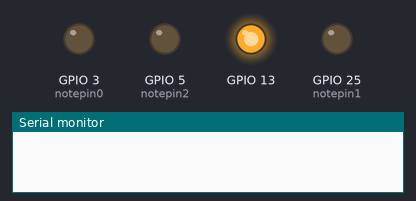
Recording of a sketch running on a simulated ESP32. On the bench: output pins drawn as LEDs (lit = HIGH), the last lines printed to the serial monitor.

Above: at 0.1 s.
At 4.8 s:
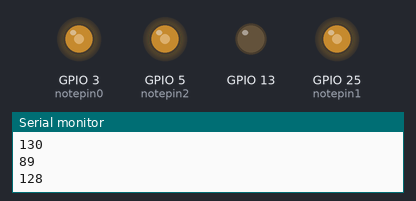
At 11.5 s:
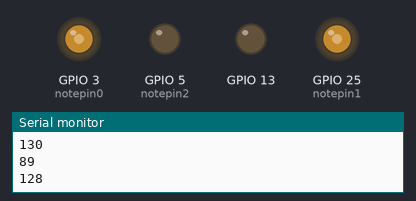
At 17.7 s:
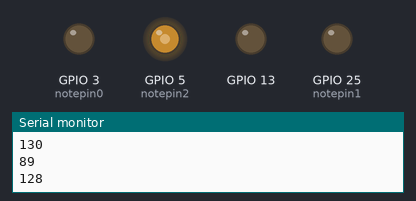
At 25.98 s:
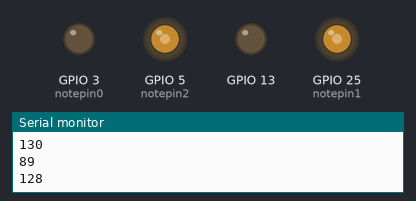
At 34.3 s:
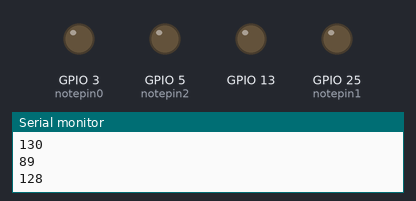
Timing chart, 0 to 40.0 s (numbered marks = the images above):
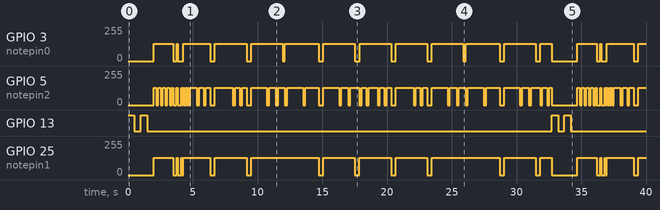

The sketch:

pkmn_rival_teensy.ino
```cpp
#include <pitches.h>

int melody0[] = {
NOTE_D5,
NOTE_CS5,
NOTE_C5,
NOTE_B4,
NOTE_B4,
NOTE_AS4,
NOTE_A4,
NOTE_GS4,
NOTE_GS4,
NOTE_G4,
NOTE_FS4,
NOTE_F4,
NOTE_F4,
NOTE_D4,
NOTE_D4,
NOTE_A4,
NOTE_G4,
NOTE_A4,
NOTE_B4,
NOTE_AS4,
NOTE_A4,
NOTE_G4,
NOTE_C5,
NOTE_D5,
NOTE_D5,
NOTE_CS5,
NOTE_C5,
NOTE_B4,
NOTE_C5,
NOTE_E5,
NOTE_D5,
NOTE_C5,
NOTE_B4,
NOTE_C5,
NOTE_G5,
NOTE_G5,
NOTE_FS5,
NOTE_E5,
NOTE_D5,
NOTE_FS5,
NOTE_A4,
NOTE_D5,
NOTE_FS5,
NOTE_A4,
NOTE_D5,
NOTE_D4,
NOTE_D5,
NOTE_D4,
NOTE_C5,
NOTE_B4,
NOTE_A4,
NOTE_B4,
NOTE_C5,
NOTE_F5,
NOTE_G4,
NOTE_C5,
NOTE_F5,
NOTE_DS5,
NOTE_C5,
NOTE_AS4,
NOTE_G4,
NOTE_AS4,
NOTE_C5,
NOTE_AS4,
NOTE_C5,
NOTE_G4,
NOTE_D4,
NOTE_F4,
NOTE_FS4,
NOTE_D4,
NOTE_D4,
NOTE_A4,
NOTE_G4,
NOTE_A4,
NOTE_B4,
NOTE_AS4,
NOTE_A4,
NOTE_G4,
NOTE_C5,
NOTE_D5,
NOTE_D5,
NOTE_CS5,
NOTE_C5,
NOTE_B4,
NOTE_C5,
NOTE_E5,
NOTE_D5,
NOTE_C5,
NOTE_B4,
NOTE_C5,
NOTE_G5,
NOTE_G5,
NOTE_FS5,
NOTE_E5,
NOTE_D5,
NOTE_FS5,
NOTE_A4,
NOTE_D5,
NOTE_FS5,
NOTE_A4,
NOTE_D5,
NOTE_D4,
NOTE_D5,
NOTE_D4,
NOTE_C5,
NOTE_B4,
NOTE_A4,
NOTE_B4,
NOTE_C5,
NOTE_F5,
NOTE_G4,
NOTE_C5,
NOTE_F5,
NOTE_DS5,
NOTE_C5,
NOTE_AS4,
NOTE_G4,
NOTE_AS4,
NOTE_C5,
NOTE_AS4,
NOTE_C5,
NOTE_G4,
NOTE_D4,
NOTE_F4,
NOTE_FS4,
NOTE_D4,
NOTE_D4,
NOTE_A4,
NOTE_G4,
NOTE_A4,
};

int start_time0[] = {
0.0,
87209.25,
174418.5,
261627.75,
348837.0,
436046.25,
523255.5,
610464.75,
697674.0,
784883.25,
872092.5,
959301.75,
1046511.0,
1395348.0,
1744185.0,
2267440.5,
2441859.0,
2616277.5,
2790696.0,
3139533.0,
3313951.5,
3662788.5,
3837207.0,
4186044.0,
4709299.5,
5058136.5,
5232555.0,
5406973.5,
5581392.0,
5930229.0,
6104647.5,
6453484.5,
6627903.0,
6976740.0,
7499995.5,
7848832.5,
8023251.0,
8197669.5,
8372088.0,
8546506.5,
8720925.0,
8895343.5,
9069762.0,
9244180.5,
9418599.0,
9593017.5,
9767436.0,
10116273.0,
10290691.5,
10639528.5,
10813947.0,
10988365.5,
11162784.0,
11337202.5,
11511621.0,
11686039.5,
11860458.0,
12034876.5,
12209295.0,
12383713.5,
12558132.0,
13081387.5,
13430224.5,
13604643.0,
13779061.5,
13953480.0,
14302317.0,
14476735.5,
14999991.0,
15348828.0,
15872083.5,
16220920.5,
16395339.0,
16569757.5,
16744176.0,
17093013.0,
17267431.5,
17616268.5,
17790687.0,
18139524.0,
18662779.5,
19011616.5,
19186035.0,
19360453.5,
19534872.0,
19883709.0,
20058127.5,
20406964.5,
20581383.0,
20930220.0,
21453475.5,
21802312.5,
21976731.0,
22151149.5,
22325568.0,
22499986.5,
22674405.0,
22848823.5,
23023242.0,
23197660.5,
23372079.0,
23546497.5,
23720916.0,
24069753.0,
24244171.5,
24593008.5,
24767427.0,
24941845.5,
25116264.0,
25290682.5,
25465101.0,
25639519.5,
25813938.0,
25988356.5,
26162775.0,
26337193.5,
26511612.0,
27034867.5,
27383704.5,
27558123.0,
27732541.5,
27906960.0,
28255797.0,
28430215.5,
28953471.0,
29302308.0,
29825563.5,
30174400.5,
30348819.0,
30523237.5,
};

int duration0[] = {
87209.25,
87209.25,
87209.25,
87209.25,
87209.25,
87209.25,
87209.25,
87209.25,
87209.25,
87209.25,
87209.25,
87209.25,
348837.0,
87209.25,
87209.25,
174418.5,
174418.5,
174418.5,
348837.0,
174418.5,
348837.0,
174418.5,
348837.0,
174418.5,
348837.0,
174418.5,
174418.5,
174418.5,
348837.0,
174418.5,
348837.0,
174418.5,
348837.0,
174418.5,
348837.0,
174418.5,
174418.5,
174418.5,
174418.5,
174418.5,
174418.5,
174418.5,
174418.5,
174418.5,
174418.5,
174418.5,
174418.5,
174418.5,
348837.0,
174418.5,
174418.5,
174418.5,
174418.5,
174418.5,
174418.5,
174418.5,
174418.5,
174418.5,
174418.5,
174418.5,
174418.5,
348837.0,
174418.5,
174418.5,
174418.5,
348837.0,
174418.5,
523255.5,
348837.0,
174418.5,
348837.0,
174418.5,
174418.5,
174418.5,
348837.0,
174418.5,
348837.0,
174418.5,
348837.0,
174418.5,
348837.0,
174418.5,
174418.5,
174418.5,
348837.0,
174418.5,
348837.0,
174418.5,
348837.0,
174418.5,
348837.0,
174418.5,
174418.5,
174418.5,
174418.5,
174418.5,
174418.5,
174418.5,
174418.5,
174418.5,
174418.5,
174418.5,
174418.5,
174418.5,
348837.0,
174418.5,
174418.5,
174418.5,
174418.5,
174418.5,
174418.5,
174418.5,
174418.5,
174418.5,
174418.5,
174418.5,
174418.5,
348837.0,
174418.5,
174418.5,
174418.5,
348837.0,
174418.5,
523255.5,
348837.0,
174418.5,
348837.0,
174418.5,
174418.5,
174418.5,
};

int melody1[] = {
NOTE_B5,
NOTE_AS5,
NOTE_A5,
NOTE_GS5,
NOTE_GS5,
NOTE_G5,
NOTE_FS5,
NOTE_F5,
NOTE_F5,
NOTE_E5,
NOTE_DS5,
NOTE_D5,
NOTE_D5,
NOTE_G4,
NOTE_G4,
NOTE_D4,
NOTE_D5,
NOTE_F5,
NOTE_FS5,
NOTE_G5,
NOTE_D5,
NOTE_F5,
NOTE_FS5,
NOTE_G5,
NOTE_G5,
NOTE_G5,
NOTE_AS5,
NOTE_B5,
NOTE_C6,
NOTE_G5,
NOTE_AS5,
NOTE_B5,
NOTE_C6,
NOTE_C6,
NOTE_C6,
NOTE_B5,
NOTE_C6,
NOTE_D6,
NOTE_F6,
NOTE_D6,
NOTE_C6,
NOTE_D6,
NOTE_C6,
NOTE_C5,
NOTE_AS5,
NOTE_G5,
NOTE_F5,
NOTE_G5,
NOTE_G5,
NOTE_G4,
NOTE_G4,
NOTE_D5,
NOTE_F5,
NOTE_FS5,
NOTE_G5,
NOTE_D5,
NOTE_F5,
NOTE_FS5,
NOTE_G5,
NOTE_G5,
NOTE_G5,
NOTE_AS5,
NOTE_B5,
NOTE_C6,
NOTE_G5,
NOTE_AS5,
NOTE_B5,
NOTE_C6,
NOTE_C6,
NOTE_C6,
NOTE_B5,
NOTE_C6,
NOTE_D6,
NOTE_F6,
NOTE_D6,
NOTE_C6,
NOTE_D6,
NOTE_C6,
NOTE_C5,
NOTE_AS5,
NOTE_G5,
NOTE_F5,
NOTE_G5,
NOTE_G5,
NOTE_G4,
NOTE_G4,
NOTE_D5,
NOTE_F5,
NOTE_FS5,
};

int start_time1[] = {
0.0,
87209.25,
174418.5,
261627.75,
348837.0,
436046.25,
523255.5,
610464.75,
697674.0,
784883.25,
872092.5,
959301.75,
1046511.0,
1395348.0,
1744185.0,
2093022.0,
2267440.5,
2441859.0,
2616277.5,
2790696.0,
3139533.0,
3313951.5,
3837207.0,
4186044.0,
4709299.5,
5058136.5,
5232555.0,
5406973.5,
5581392.0,
5930229.0,
6104647.5,
6627903.0,
6976740.0,
7499995.5,
7848832.5,
8023251.0,
8197669.5,
8372088.0,
10290691.5,
10639528.5,
10813947.0,
10988365.5,
11162784.0,
12558132.0,
13081387.5,
13430224.5,
13604643.0,
13779061.5,
13953480.0,
15348828.0,
15872083.5,
16220920.5,
16395339.0,
16569757.5,
16744176.0,
17093013.0,
17267431.5,
17790687.0,
18139524.0,
18662779.5,
19011616.5,
19186035.0,
19360453.5,
19534872.0,
19883709.0,
20058127.5,
20581383.0,
20930220.0,
21453475.5,
21802312.5,
21976731.0,
22151149.5,
22325568.0,
24244171.5,
24593008.5,
24767427.0,
24941845.5,
25116264.0,
26511612.0,
27034867.5,
27383704.5,
27558123.0,
27732541.5,
27906960.0,
29302308.0,
29825563.5,
30174400.5,
30348819.0,
30523237.5,
};

int duration1[] = {
87209.25,
87209.25,
87209.25,
87209.25,
87209.25,
87209.25,
87209.25,
87209.25,
87209.25,
87209.25,
87209.25,
87209.25,
348837.0,
87209.25,
87209.25,
87209.25,
174418.5,
174418.5,
174418.5,
348837.0,
174418.5,
523255.5,
348837.0,
174418.5,
348837.0,
174418.5,
174418.5,
174418.5,
348837.0,
174418.5,
523255.5,
348837.0,
174418.5,
348837.0,
174418.5,
174418.5,
174418.5,
1918603.5,
348837.0,
174418.5,
174418.5,
174418.5,
1395348.0,
174418.5,
348837.0,
174418.5,
174418.5,
174418.5,
1395348.0,
174418.5,
348837.0,
174418.5,
174418.5,
174418.5,
348837.0,
174418.5,
523255.5,
348837.0,
174418.5,
348837.0,
174418.5,
174418.5,
174418.5,
348837.0,
174418.5,
523255.5,
348837.0,
174418.5,
348837.0,
174418.5,
174418.5,
174418.5,
1918603.5,
348837.0,
174418.5,
174418.5,
174418.5,
1395348.0,
174418.5,
348837.0,
174418.5,
174418.5,
174418.5,
1395348.0,
174418.5,
348837.0,
174418.5,
174418.5,
174418.5,
};

int melody2[] = {
NOTE_D5,
NOTE_CS5,
NOTE_C5,
NOTE_B4,
NOTE_G4,
NOTE_G4,
NOTE_G4,
NOTE_G4,
NOTE_G4,
NOTE_G4,
NOTE_G4,
NOTE_D5,
NOTE_G4,
NOTE_D5,
NOTE_G4,
NOTE_D5,
NOTE_G4,
NOTE_D5,
NOTE_G4,
NOTE_AS4,
NOTE_C5,
NOTE_G4,
NOTE_C5,
NOTE_G4,
NOTE_C5,
NOTE_G4,
NOTE_B4,
NOTE_C5,
NOTE_C5,
NOTE_B4,
NOTE_A4,
NOTE_FS4,
NOTE_A4,
NOTE_FS4,
NOTE_A4,
NOTE_FS4,
NOTE_A4,
NOTE_FS4,
NOTE_A4,
NOTE_FS4,
NOTE_A4,
NOTE_FS4,
NOTE_D5,
NOTE_A4,
NOTE_E4,
NOTE_C5,
NOTE_E4,
NOTE_C5,
NOTE_E4,
NOTE_F4,
NOTE_G4,
NOTE_E4,
NOTE_E4,
NOTE_C5,
NOTE_B4,
NOTE_AS4,
NOTE_A4,
NOTE_G4,
NOTE_AS4,
NOTE_G4,
NOTE_AS4,
NOTE_G4,
NOTE_AS4,
NOTE_G4,
NOTE_D5,
NOTE_G4,
NOTE_D5,
NOTE_G4,
NOTE_G4,
NOTE_G4,
NOTE_D5,
NOTE_G4,
NOTE_D5,
NOTE_G4,
NOTE_D5,
NOTE_G4,
NOTE_D5,
NOTE_G4,
NOTE_AS4,
NOTE_C5,
NOTE_G4,
NOTE_C5,
NOTE_G4,
NOTE_C5,
NOTE_G4,
NOTE_B4,
NOTE_C5,
NOTE_C5,
NOTE_B4,
NOTE_A4,
NOTE_FS4,
NOTE_A4,
NOTE_FS4,
NOTE_A4,
NOTE_FS4,
NOTE_A4,
NOTE_FS4,
NOTE_A4,
NOTE_FS4,
NOTE_A4,
NOTE_FS4,
NOTE_D5,
NOTE_A4,
NOTE_E4,
NOTE_C5,
NOTE_E4,
NOTE_C5,
NOTE_E4,
NOTE_F4,
NOTE_G4,
NOTE_E4,
NOTE_E4,
NOTE_C5,
NOTE_B4,
NOTE_AS4,
NOTE_A4,
NOTE_G4,
NOTE_AS4,
NOTE_G4,
NOTE_AS4,
NOTE_G4,
NOTE_AS4,
NOTE_G4,
NOTE_D5,
NOTE_G4,
NOTE_D5,
NOTE_G4,
NOTE_G4,
};

int start_time2[] = {
0.0,
348837.0,
697674.0,
1046511.0,
1395348.0,
1744185.0,
2093022.0,
2267440.5,
2441859.0,
2616277.5,
2790696.0,
2965114.5,
3139533.0,
3488370.0,
3662788.5,
4011625.5,
4186044.0,
4709299.5,
5058136.5,
5232555.0,
5406973.5,
5581392.0,
5755810.5,
5930229.0,
6279066.0,
6453484.5,
6802321.5,
6976740.0,
7499995.5,
8023251.0,
8197669.5,
8372088.0,
8546506.5,
8895343.5,
9069762.0,
9244180.5,
9593017.5,
9767436.0,
9941854.5,
10290691.5,
10465110.0,
10639528.5,
10813947.0,
10988365.5,
11162784.0,
11337202.5,
11686039.5,
11860458.0,
12034876.5,
12209295.0,
12383713.5,
12558132.0,
13081387.5,
13255806.0,
13430224.5,
13604643.0,
13779061.5,
13953480.0,
14127898.5,
14476735.5,
14651154.0,
14825572.5,
15174409.5,
15348828.0,
15523246.5,
15697665.0,
16046502.0,
16220920.5,
16569757.5,
16744176.0,
16918594.5,
17093013.0,
17441850.0,
17616268.5,
17965105.5,
18139524.0,
18662779.5,
19011616.5,
19186035.0,
19360453.5,
19534872.0,
19709290.5,
19883709.0,
20232546.0,
20406964.5,
20755801.5,
20930220.0,
21453475.5,
21976731.0,
22151149.5,
22325568.0,
22499986.5,
22848823.5,
23023242.0,
23197660.5,
23546497.5,
23720916.0,
23895334.5,
24244171.5,
24418590.0,
24593008.5,
24767427.0,
24941845.5,
25116264.0,
25290682.5,
25639519.5,
25813938.0,
25988356.5,
26162775.0,
26337193.5,
26511612.0,
27034867.5,
27209286.0,
27383704.5,
27558123.0,
27732541.5,
27906960.0,
28081378.5,
28430215.5,
28604634.0,
28779052.5,
29127889.5,
29302308.0,
29476726.5,
29651145.0,
29999982.0,
30174400.5,
30523237.5,
};

int duration2[] = {
174418.5,
174418.5,
174418.5,
174418.5,
87209.25,
87209.25,
87209.25,
87209.25,
87209.25,
87209.25,
174418.5,
174418.5,
174418.5,
174418.5,
174418.5,
174418.5,
174418.5,
348837.0,
174418.5,
174418.5,
174418.5,
174418.5,
174418.5,
174418.5,
174418.5,
174418.5,
174418.5,
174418.5,
523255.5,
174418.5,
174418.5,
174418.5,
174418.5,
174418.5,
174418.5,
174418.5,
174418.5,
174418.5,
174418.5,
174418.5,
174418.5,
174418.5,
174418.5,
174418.5,
174418.5,
174418.5,
174418.5,
174418.5,
174418.5,
174418.5,
174418.5,
174418.5,
174418.5,
174418.5,
174418.5,
174418.5,
174418.5,
174418.5,
174418.5,
174418.5,
174418.5,
174418.5,
174418.5,
174418.5,
174418.5,
174418.5,
174418.5,
174418.5,
174418.5,
174418.5,
174418.5,
174418.5,
174418.5,
174418.5,
174418.5,
174418.5,
348837.0,
174418.5,
174418.5,
174418.5,
174418.5,
174418.5,
174418.5,
174418.5,
174418.5,
174418.5,
174418.5,
523255.5,
174418.5,
174418.5,
174418.5,
174418.5,
174418.5,
174418.5,
174418.5,
174418.5,
174418.5,
174418.5,
174418.5,
174418.5,
174418.5,
174418.5,
174418.5,
174418.5,
174418.5,
174418.5,
174418.5,
174418.5,
174418.5,
174418.5,
174418.5,
174418.5,
174418.5,
174418.5,
174418.5,
174418.5,
174418.5,
174418.5,
174418.5,
174418.5,
174418.5,
174418.5,
174418.5,
174418.5,
174418.5,
174418.5,
174418.5,
174418.5,
};


int main_cycle_usec = 10;
int master_time = 0;

int notepin0 = 3;
int notepin2 = 5;
int notepin1 = 25;

int elapsed0 = 0;
int elapsed1 = 0;
int elapsed2 = 0;

int state0 = 0;
int state1 = 0;
int state2 = 0;

void setup() {
  Serial.begin(9600);
  pinMode(13, OUTPUT);
  pinMode(notepin0, OUTPUT);
  pinMode(notepin1, OUTPUT);
  pinMode(notepin2, OUTPUT);

  digitalWrite(13, HIGH);
  delay(500);
  digitalWrite(13, LOW);
  delay(500);
  digitalWrite(13, HIGH);
  delay(500);
  digitalWrite(13, LOW);
  delay(500);
//  tone(3, 40);
//  tone(9, 440);

}

float current_time;

int size0 = sizeof(melody0)/sizeof(melody0[0]);
int size1 = sizeof(melody1)/sizeof(melody1[0]);
int size2 = sizeof(melody2)/sizeof(melody2[0]);


void loop() {
  Serial.println(size0);
  Serial.println(size1);
  Serial.println(size2);

  int usec2 = 0;//(1000000/freq2)/2;

  int end0 = 0;
  int end1 = 0;
  int end2 = 0;

  int i = -1;
  int j = -1;
  int k = -1;

  int note0_active = 0;
  float note0_start = 0;
  float note0_end = micros();
  float wait_time0 = 0;

  int note1_active = 0;
  float note1_start = 0;
  float note1_end = micros();
  float wait_time1 = 0;

  int note2_active = 0;
  float note2_start = 0;
  float note2_end = micros();
  float wait_time2 = 0;

  float start_time = micros();

  while(1){

    current_time = micros();


    // ### VOICE 0 ### //

    if (!note0_active){
      // Check if voice is already done, do nothing if True
      if (end0){
        i;
      }
      // Check if note needs to start
      else if ((current_time - note0_end) >= wait_time0){
        i++;
//        Serial.print("I: ");
//        Serial.println(i);
        note0_active = 1;
        analogWriteFrequency(notepin0, melody0[i]);
        analogWrite(notepin0, 128);
        note0_start = micros();
      }
    }
    else{
      // Check if note needs to end
      if ((current_time - note0_start) >= duration0[i]){
        note0_active = 0;
        analogWrite(notepin0, 0);

        // Check if already at song end
        if (i+1 == size0){
//          Serial.println("END0");
          end0 = 1;
        }
        else{
          note0_end = micros();
          wait_time0 = start_time0[i+1] - (start_time0[i] + duration0[i]); // consider hardcoding this to reduce cycle time
        }
      }
    }


    // ### VOICE 1 ### //

    if (!note1_active){
      // Check if voice is already done, do nothing if True
      if (end1){
        j;
      }
      // Check if note needs to start
      else if ((current_time - note1_end) >= wait_time1){
        j++;
//        Serial.print("J: ");
//        Serial.println(j);
        note1_active = 1;
        analogWriteFrequency(notepin1, melody1[j]);
        analogWrite(notepin1, 128);
        note1_start = micros();
      }
    }
    else{
      // Check if note needs to end
      if ((current_time - note1_start) >= duration1[j]){
        note1_active = 0;
        analogWrite(notepin1, 0);

        // Check if already at song end
        if (j+1 == size1){
//          Serial.println("END1");
          end1 = 1;
        }
        else{
          note1_end = micros();
          wait_time1 = start_time1[j+1] - (start_time1[j] + duration1[j]); // consider hardcoding this to reduce cycle time
        }
      }
    }


    // ### VOICE 2 ### //

    if (!note2_active){
      // Check if voice is already done, do nothing if True
      if (end2){
        k;
      }
      // Check if note needs to start
      else if ((current_time - note2_end) >= wait_time2){
        k++;
//        Serial.print("k: ");
//        Serial.println(k);
        note2_active = 1;
        analogWriteFrequency(notepin2, melody2[k]);
        analogWrite(notepin2, 128);
        note2_start = micros();
      }
    }
    else{
      // Check if note needs to end
      if ((current_time - note2_start) >= duration2[k]){
        note2_active = 0;
        analogWrite(notepin2, 0);

        // Check if already at song end
        if (k+1 == size2){
//          Serial.println("END2");
          end2 = 1;
        }
        else{
          note2_end = micros();
          wait_time2 = start_time2[k+1] - (start_time2[k] + duration2[k]); // consider hardcoding this to reduce cycle time
        }
      }
    }
//
//    if (!note2_active){
//      // Check if voice is already done, do nothing if True
//      if (end2){
//        k;
//      }
//      // Check if note needs to start
//      else if ((current_time - note2_end) >= wait_time2){
//        k++;
////        Serial.print("K: ");
////        Serial.println(k);
//        note2_active = 1;
//        digitalWrite(notepin2, HIGH);
//        elapsed2 = 0;
//        note2_start = micros();
//        usec2 = (1000000/melody2[k])/2;
//      }
//    }
//    else{
//      // Check if note needs to end
//      if ((current_time - note2_start) >= duration2[k]){
//        note2_active = 0;
//        digitalWrite(notepin2, LOW);
//
//        // Check if already at song end
//        if (k+1 == size2){
////          Serial.println("END2");
//          end2 = 1;
//        }
//        else{
//          note2_end = micros();
//          wait_time2 = start_time2[k+1] - (start_time2[k] + duration2[k]); // consider hardcoding this to reduce cycle time
//        }
//      }

//      // If didn't end, check proper note state and set if needed
//      if (elapsed2 > usec2){
//        state2 = !state2;
//        digitalWrite(notepin2, state2);
//        elapsed2 = 0;
//      }
//    }

    // If all voices are finished, break out of while loop and play song again
    if (end0 & end1 & end2){
      break;
    }

//    elapsed2 += main_cycle_usec;
    delayMicroseconds(main_cycle_usec);
  }

  digitalWrite(13, HIGH);
  delay(500);
  digitalWrite(13, LOW);
  delay(500);
  digitalWrite(13, HIGH);
  delay(500);
  digitalWrite(13, LOW);
  delay(500);
}
```

Measured:
- by itself, GPIO 13: goes LOW 0.50 s, HIGH 0.50 s, LOW 31.2 s, HIGH 0.50 s, LOW 0.50 s, HIGH 0.50 s, then LOW
- by itself, GPIO 5 (notepin2): 0/255 → 128/255 at 2.0 s, → 0/255 0.17 s later, → 128/255 0.17 s later, → 0/255 0.17 s later, … (109 changes in this stretch)
